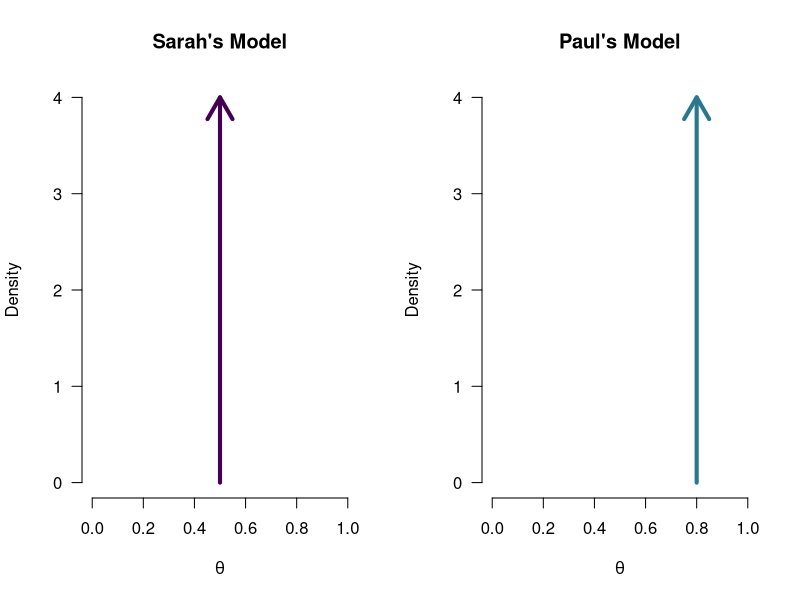
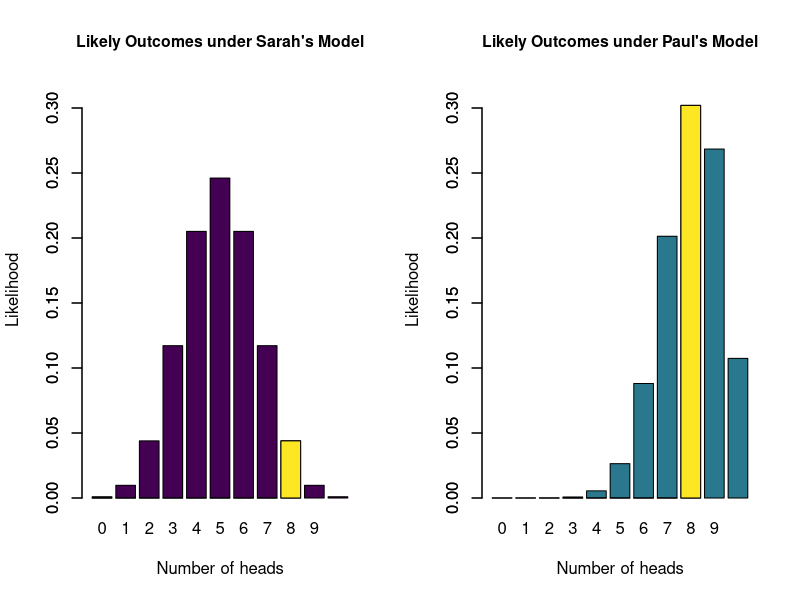
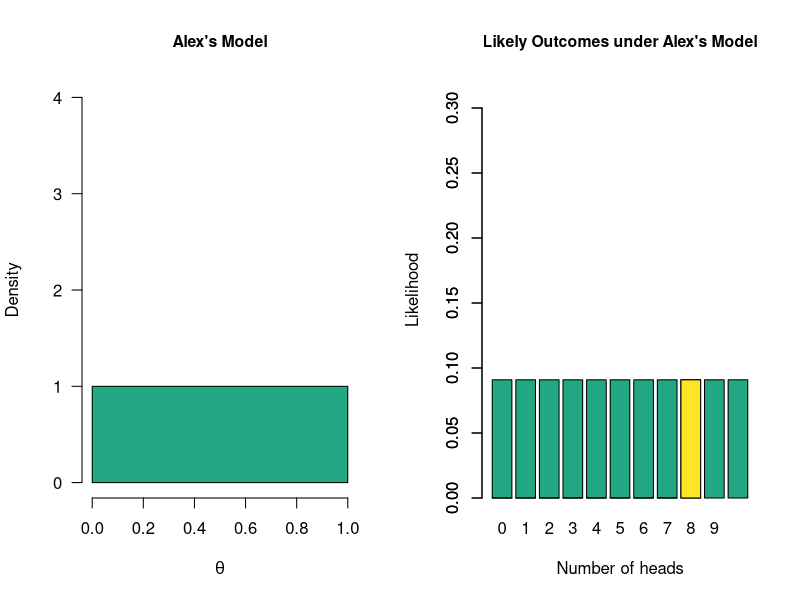
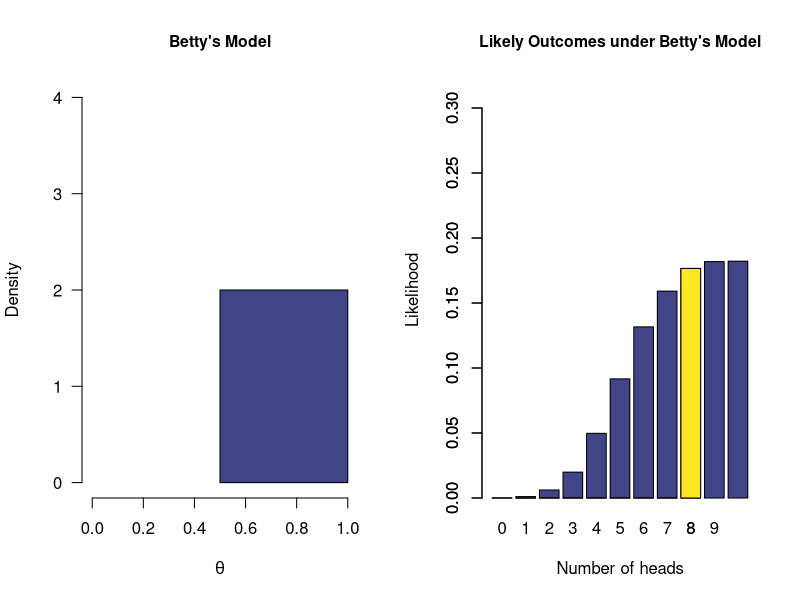
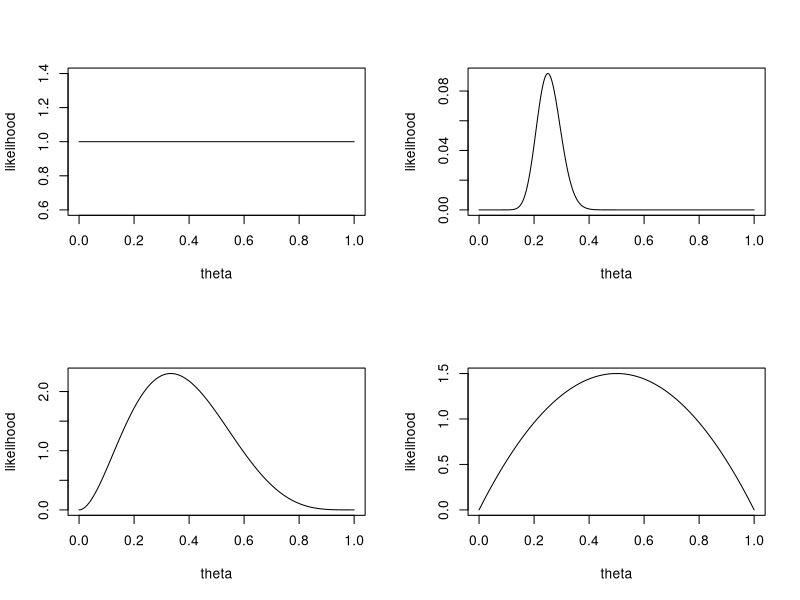
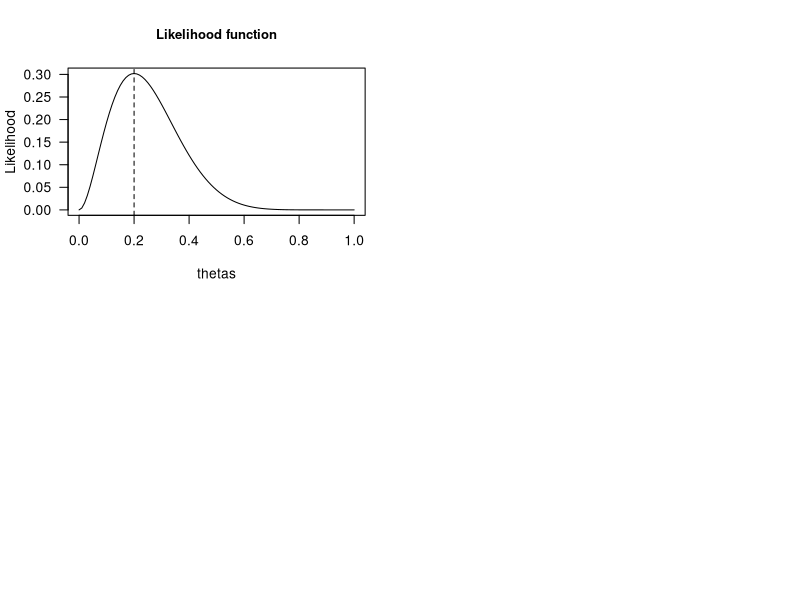
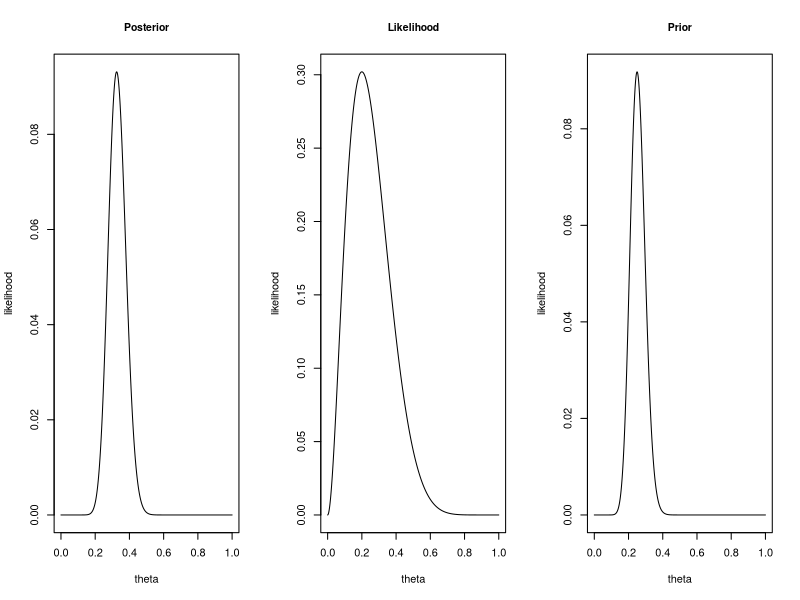

Write R code to recreate these figures, in order.
## ---- chunk 1
tBetFun <- function(x, shape1 = 1, shape2 = 1, side = "pos") {
  ds <- dbeta(x, shape1, shape2)
  if (side == "pos") {
    ds[x<0.5] <- 0
    ds <- ds / integrate(function(x) dbeta(x, shape1, shape2), lower = 0.5, upper = 1)[[1]]
  } else if (side == "neg") {
    ds[x>0.5] <- 0
    ds <- ds / integrate(function(x) dbeta(x, shape1, shape2), lower = 0, upper = 0.5)[[1]]
  }
  return(ds)
}
par(mfrow = c(1, 2))
cols <- viridis::viridis(6)
plot(1, 1, type ="n", xlim = c(0,1), ylim = c(0,4), bty = "n", main = "Sarah's Model",
     las = 1, xlab = expression(theta), ylab = "Density")
arrows(x0 = 0.5, x1 = 0.5, y0 = 0, y1 = 4.0, lwd = 4, col = cols[1])

plot(1, 1, type ="n", xlim = c(0,1), ylim = c(0,4), bty = "n", main = "Paul's Model", 
     las = 1, xlab = expression(theta), ylab = "Density")
arrows(x0 = 0.8, x1 = 0.8, y0 = 0, y1 = 4.0, lwd = 4, col = cols[3])
## ---- chunk 2
par(mfrow = c(1, 2), cex.main = 0.95)
cols <- viridis::viridis(6)
barplot(dbinom(0:10, 10, 0.5), names.arg = 0:10, xlab = "Number of heads", ylab = "Likelihood",
        main = "Likely Outcomes under Sarah's Model", col = cols[1], ylim = c(0,0.32))
barplot(c(rep(0, 8), dbinom(8, 10, 0.5)), add = TRUE, col = cols[6])

barplot(dbinom(0:10, 10, 0.8), names.arg = 0:10, xlab = "Number of heads", ylab = "Likelihood",
        main = "Likely Outcomes under Paul's Model", col = cols[3], ylim = c(0,0.32))
barplot(c(rep(0, 8), dbinom(8, 10, 0.8)), add = TRUE, col = cols[6])
## ---- chunk 3
par(mfrow = c(1, 2), cex.main = 0.95)
cols <- viridis::viridis(6)
plot(1, 1, type ="n", xlim = c(0,1), ylim = c(0,4), bty = "n", main = "Alex's Model",
     las = 1, xlab = expression(theta), ylab = "Density")
# curve(tBetFun(x, 1, 1), add = TRUE, col = cols[4], lwd = 4)
mySeq <- seq(0, 1, length.out = 1e3)
polygon(x =  c(mySeq, rev(mySeq)), y = c(rep(0, 1e3), tBetFun(mySeq, 1, 1, side = "neutral")), col = cols[4]) 

barplot(rep(1/11, 11), names.arg = 0:10, xlab = "Number of heads", ylab = "Likelihood",
        main = "Likely Outcomes under Alex's Model", col = cols[4], ylim = c(0,0.32))
barplot(c(rep(0, 8), 1/11), add = TRUE, col = cols[6])
## ---- chunk 4
par(mfrow = c(1, 2), cex.main = 0.95)
cols <- viridis::viridis(6)
plot(1, 1, type ="n", xlim = c(0,1), ylim = c(0,4), bty = "n", main = "Betty's Model",
     las = 1, xlab = expression(theta), ylab = "Density")
# curve(tBetFun(x, 1, 1), add = TRUE, col = cols[4], lwd = 4)
mySeq <- seq(0.5, 1, length.out = 1e3)
polygon(x =  c(mySeq, rev(mySeq)), y = c(rep(0, 1e3), tBetFun(mySeq, 1, 1)), col = cols[2]) 
sampsU <- c(0:5, rbinom(1e5, 10, runif(1e5, 0.5, 1)))
barplot(table(sampsU)/1e5, names.arg = 0:10, xlab = "Number of heads", ylab = "Likelihood",
        main = "Likely Outcomes under Betty's Model", col = cols[2], ylim = c(0,0.32))
barplot(c(rep(0, 8), (table(sampsU)/1e5)[9]), add = TRUE, col = cols[6])


## ---- chunk 5
#| output-location: slide

theta = seq(0,1, .001)
layout(matrix(1:4,2,2))
plot(theta, dunif(theta),           type="l", ylab = "likelihood")
plot(theta, dbeta(theta, 3, 5),     type="l", ylab = "likelihood")
plot(theta, dbinom(25, 100, theta), type="l", ylab = "likelihood")
plot(theta, dbeta(theta, 2, 2),     type="l", ylab = "likelihood")
## ---- chunk 6
k = 2
n = 10
## ---- chunk 7
theta.given.data = k/n

theta.given.data
## ---- chunk 8
#| output-location: slide

thetas = seq(0, 1, .01)

likelihood =  dbinom(k, n, thetas)

plot(thetas, dbinom(k, n, thetas),
     main = "Likelihood function",
     type='l', 
     ylab = "Likelihood", 
     las = 1)
abline(v=theta.given.data, lty='dashed')
## ---- chunk 9
layout(matrix(1:3,1,3))
plot(theta, dbinom(27, 83,  theta), type="l", ylab = "likelihood", main = "Posterior")
plot(theta, dbinom(2, 10,   theta), type="l", ylab = "likelihood", main = "Likelihood")
plot(theta, dbinom(25, 100, theta), type="l", ylab = "likelihood", main = "Prior")
